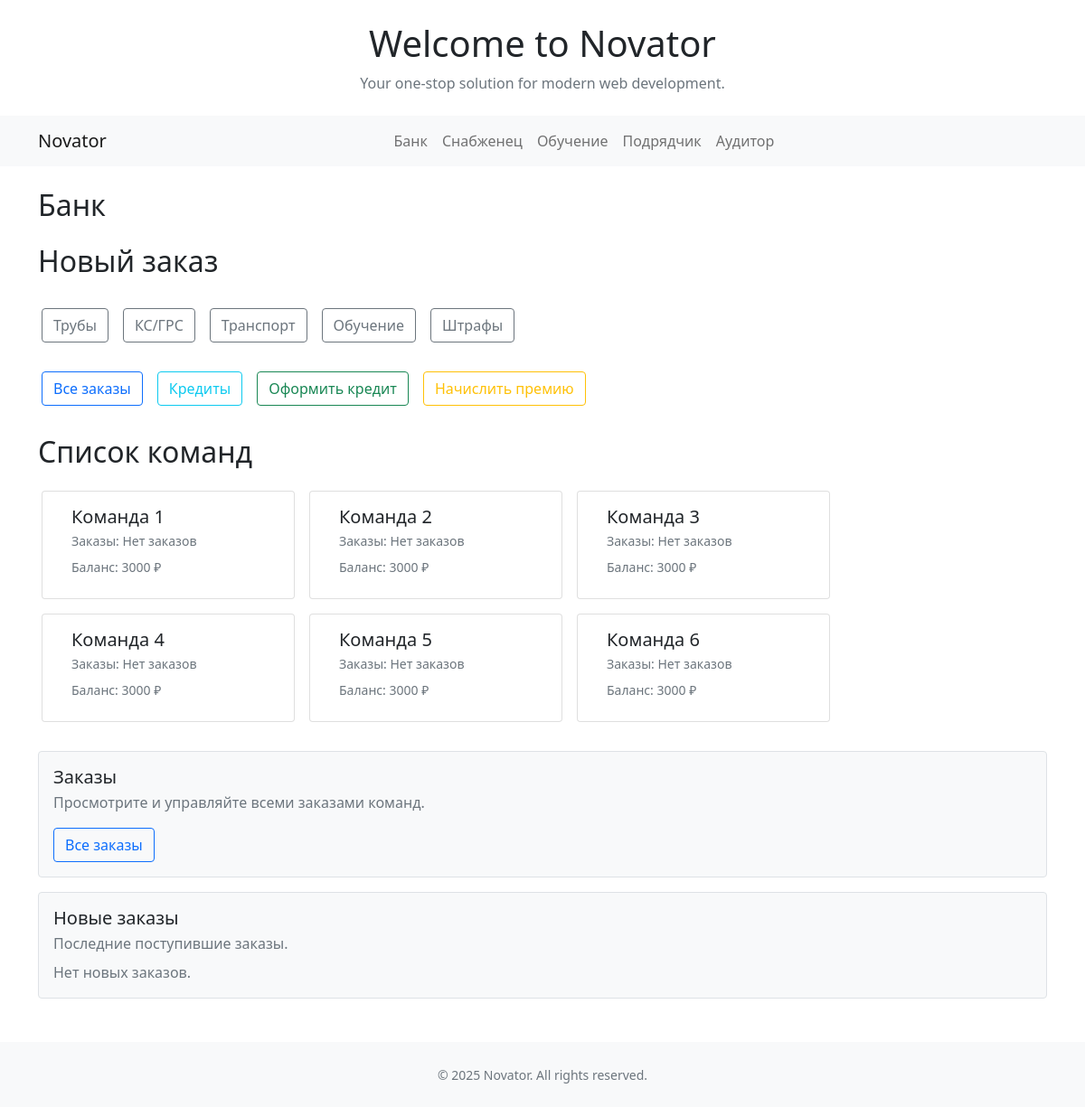
Page /bank/ (signed in) on the committed database.
### main/models.py (models this page shows, shortened)
class Team(models.Model):
    name = models.CharField(max_length=100, verbose_name='Имя команды')
    slug = models.SlugField(max_length=100)
    status = models.BooleanField(default=False, verbose_name='Активно')

### bank/models.py (models this page shows)
class Balance(models.Model):
    team = models.ForeignKey(Team, on_delete=models.CASCADE)
    money = models.FloatField(max_length=10, verbose_name='Баланс')

### bank/views.py (the view)
# urls.py: path('', views.bank_list, name='bank_list'),
@login_required
def bank_list(request):
    teams = Team.objects.filter(status=True)
    list_teams = {}
    for team in teams:
        zakaz = Zakaz.objects.filter(team=team).count
        balance = Balance.objects.get(team=team)
        list_teams.update({team.pk: {'name': team.name, 'balance': balance.money, 'zakaz': zakaz}})
    new_zakaz = Zakaz.objects.filter(status=1)
    context = {
        'teams': list_teams,
        'new_zakazs': new_zakaz
    }
    return render(request, 'bank/bank.html', context)

### templates/bank/bank.html (shortened to what this page needs)
{% extends 'base.html' %}
{% block content %}
<div class="container my-4">
  <h2 class="mb-4">Банк</h2>
  <h2 class="mb-4">Новый заказ</h2>
<div class="d-flex flex-row mb-3 gap-3 overflow-auto py-2 px-1">
<a href="{% url 'bank:create_zakaz' %}?category=truba" style="display: block; text-decoration: none; color: inherit;"><button class="btn btn-outline-secondary d-inline-flex align-items-center" type="button">
Трубы</button></a>
<a href="{% url 'bank:create_zakaz' %}?category=ksgrs" style="display: block; text-decoration: none; color: inherit;"><button class="btn btn-outline-secondary d-inline-flex align-items-center" type="button">
КС/ГРС</button></a>
<a href="{% url 'bank:create_zakaz' %}?category=auto" style="display: block; text-decoration: none; color: inherit;"><button class="btn btn-outline-secondary d-inline-flex align-items-center" type="button">
Транспорт</button></a>
<a href="{% url 'bank:create_zakaz' %}?category=obuchenie" style="display: block; text-decoration: none; color: inherit;"><button class="btn btn-outline-secondary d-inline-flex align-items-center" type="button">
Обучение</button></a>
<a href="{% url 'bank:create_zakaz' %}?category=shtraf" style="display: block; text-decoration: none; color: inherit;"><button class="btn btn-outline-secondary d-inline-flex align-items-center" type="button">
Штрафы</button></a>
</div>
  <div class="d-flex flex-row mb-3 gap-3 overflow-auto py-2 px-1">
    <a href="{% url 'bank:zakaz_list' %}" class="btn btn-outline-primary d-inline-flex align-items-center">
      Все заказы
    </a>
    <a href="{% url 'bank:credit_list' %}" class="btn btn-outline-info d-inline-flex align-items-center">
      Кредиты
    </a>
    <a href="{% url 'bank:new_credit' %}" class="btn btn-outline-success d-inline-flex align-items-center">
      Оформить кредит
    </a>
    <a href="{% url 'bank:new_premia' %}" class="btn btn-outline-warning d-inline-flex align-items-center">
      Начислить премию
    </a>
  </div>
</div>
<div class="container my-4">
  <div class="d-flex justify-content-between align-items-center mb-3">
    <h2 class="m-0">Список команд</h2>
  </div>
  {% if teams %}
    <div class="team-row d-flex flex-row flex-wrap gap-3 overflow-auto py-2 px-1" style="scroll-behavior:smooth;">
      {% for pk,team in teams.items %}
        <a href="{% url 'bank:team_detail' pk %}" style="display: block; text-decoration: none; color: inherit;"><div class="card" style="min-width:280px; max-width:320px;">
          <div class="card-body d-flex align-items-start">
            <div class="flex-grow-1">
              <h5 class="card-title mb-1">{{ team.name }}</h5>
               <p class="card-text mb-2 text-muted
               small">Заказы: {{ team.zakaz|default:"Нет заказов" }}</p>
              <div class="d-flex justify-content-between align-items-center">
                <div class="small text-muted">
                  <p class="card-text mb-2">
                    Баланс: {{ team.balance|floatformat:0 }} ₽ </p>
                </div>
              </div>
            </div>
          </div>
        </div></a>
      {% endfor %}
    </div>
  {% else %}
    <p class="text-muted">No teams found.</p>
  {% endif %}
</div>
<div class="container my-4">
  <div class="border rounded p-3 bg-light">
    <h5 class="mb-1">Заказы</h5>
    <p class="mb-0 text-muted">Просмотрите и управляйте всеми заказами команд.</p>
    <a href="{% url 'bank:zakaz_list' %}" class="btn btn-outline-primary mt-3">Все заказы</a>
  </div>
    <div class="border rounded p-3 bg-light mt-3">
      <h5 class="mb-1">Новые заказы</h5>
      <p class="mb-2 text-muted">Последние поступившие заказы.</p>
      {% if new_zakazs %}
        <ul class="list-group list-group-flush">
          {% for zakaz in new_zakazs %}
            <li class="list-group-item d-flex justify-content-between align-items-start">
              <div>
                <a href="{% url 'bank:zakaz_detail' zakaz.id %}" class="fw-bold text-decoration-none">{{ zakaz.title|default:"Заказ №" }}{% if not zakaz.title %}{{ zakaz.id }}{% endif %}</a>
                <div class="small text-muted">Команда: {{ zakaz.team.name|default:"-" }}</div>
              </div>
              <div class="text-end">
                <div>{{ zakaz.get_total_sum|default:"-" }} ₽</div>
                <div class="small text-muted">{% if zakaz.created_at %}{{ zakaz.created_at|date:"d.m.Y H:i" }}{% endif %}</div>
              </div>
            </li>
          {% endfor %}
        </ul>
      {% else %}
        <p class="mb-0 text-muted">Нет новых заказов.</p>
      {% endif %}
    </div>
    </div>
{% endblock %}

### templates/bank/bank.html (style rules this page uses)
.team-row .card { transition: transform .15s ease, box-shadow .15s ease; }

### rows in the picture
Team: name "Команда 1"
Balance: balance "3000"
Team: name "Команда 2"
Balance: balance "3000"
Team: name "Команда 3"
Balance: balance "3000"
Team: name "Команда 4"
Balance: balance "3000"
Team: name "Команда 5"
Balance: balance "3000"
Team: name "Команда 6"
Balance: balance "3000"

### other values in the picture
{{ team.zakaz|default:"Нет заказов" }} "Нет заказов" "Нет заказов" "Нет заказов" "Нет заказов" "Нет заказов" "Нет заказов"
{{ year|default:2025 }} "2025"
